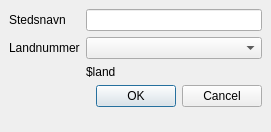
<?xml version="1.0" encoding="UTF-8"?>
<ui version="4.0">
 <class>NewCity</class>
 <widget class="QMainWindow" name="NewCity">
  <property name="geometry">
   <rect>
    <x>0</x>
    <y>0</y>
    <width>271</width>
    <height>132</height>
   </rect>
  </property>
  <property name="minimumSize">
   <size>
    <width>271</width>
    <height>132</height>
   </size>
  </property>
  <property name="windowTitle">
   <string>Legg til nytt sted</string>
  </property>
  <widget class="QWidget" name="centralwidget">
   <layout class="QFormLayout" name="formLayout">
    <item row="0" column="0">
     <widget class="QLabel" name="labelCityName">
      <property name="locale">
       <locale language="NorwegianBokmal" country="Norway"/>
      </property>
      <property name="text">
       <string>Stedsnavn</string>
      </property>
     </widget>
    </item>
    <item row="0" column="1">
     <widget class="QLineEdit" name="lineEditCityName"/>
    </item>
    <item row="2" column="0">
     <widget class="QLabel" name="labelCountryID">
      <property name="locale">
       <locale language="NorwegianBokmal" country="Norway"/>
      </property>
      <property name="text">
       <string>Landnummer</string>
      </property>
     </widget>
    </item>
    <item row="2" column="1">
     <widget class="QComboBox" name="comboBox"/>
    </item>
    <item row="3" column="1">
     <widget class="QLabel" name="labelCountryName">
      <property name="locale">
       <locale language="NorwegianBokmal" country="Norway"/>
      </property>
      <property name="text">
       <string>$land</string>
      </property>
     </widget>
    </item>
    <item row="4" column="0" colspan="2">
     <widget class="QDialogButtonBox" name="buttonBox">
      <property name="locale">
       <locale language="NorwegianBokmal" country="Norway"/>
      </property>
      <property name="standardButtons">
       <set>QDialogButtonBox::Cancel|QDialogButtonBox::Ok</set>
      </property>
     </widget>
    </item>
   </layout>
  </widget>
 </widget>
 <resources/>
 <connections/>
</ui>
